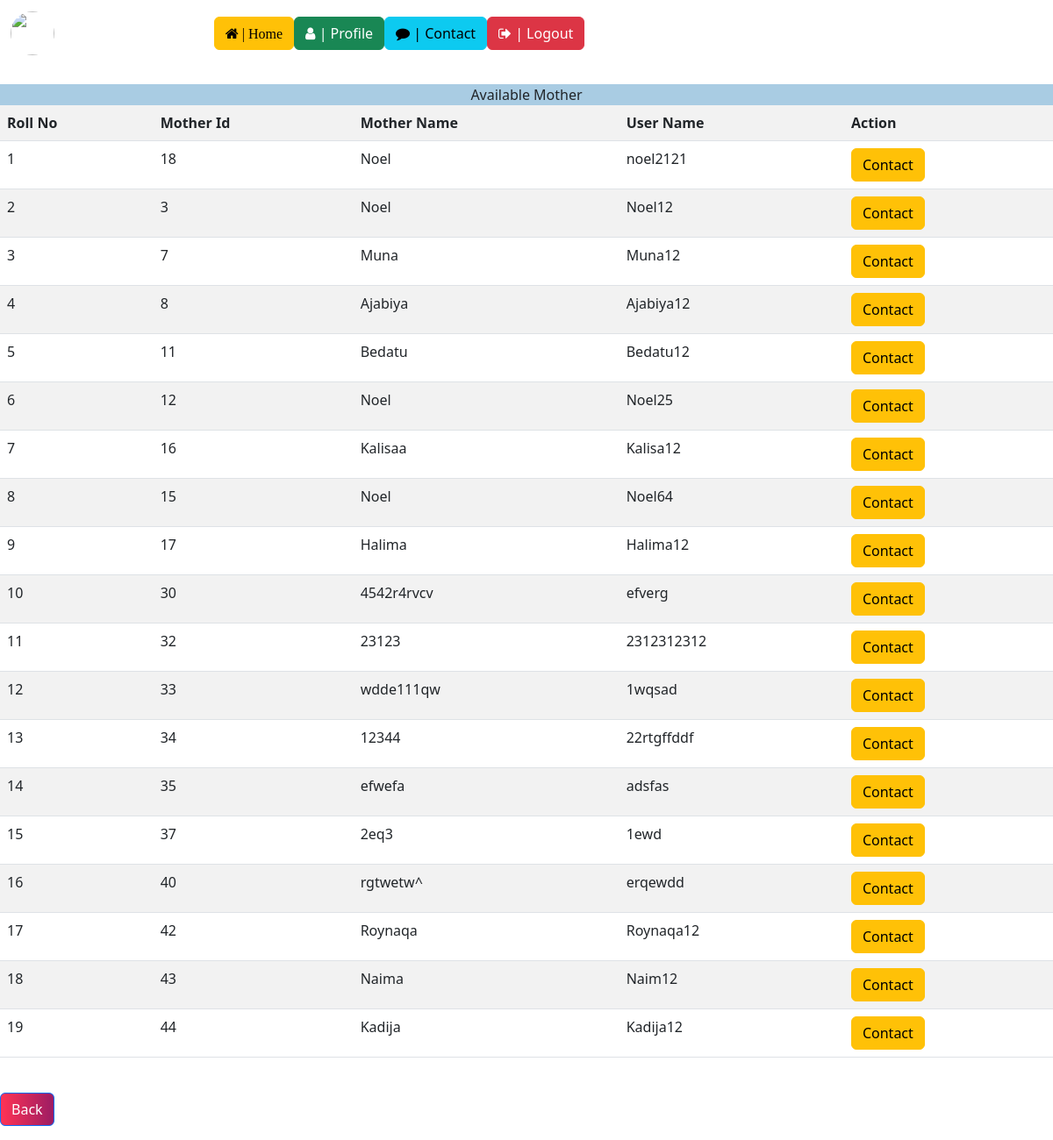
The app's page /mother_list.php (signed in), older data.
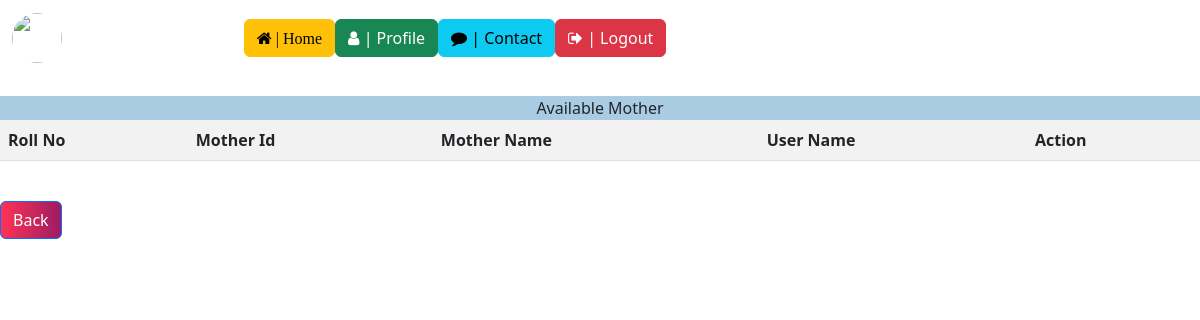
The same page, newer data.
### tables this page shows
CREATE TABLE `user` (
  `id` int(11) NOT NULL,
  `FName` varchar(20) NOT NULL,
  `LName` int(22) NOT NULL,
  `Gender` varchar(10) NOT NULL,
  `age` int(3) NOT NULL,
  `marital_status` varchar(10) NOT NULL,
  `Registered_date` datetime NOT NULL,
  `phone_no` varchar(15) NOT NULL,
  `email` varchar(25) NOT NULL,
  `user_account_type` varchar(25) NOT NULL,
  `user_account_name` varchar(15) NOT NULL,
  `password` varchar(250) NOT NULL,
  `Registered_By` varchar(20) NOT NULL,
  `photo` varchar(200) NOT NULL,
  `modified_on` datetime NOT NULL,
  `first_time` tinytext NOT NULL
);

### mother_list.php (the view, shortened to what this page needs)
<!DOCTYPE html>
<html lang="en" dir="ltr">
  <head>
  </head>
  <body>
    <?php
  include "header2.php";
?>
<form method="post">
<center><div style="background-color: #a9cce3 ; width:100% ;">Available  Mother</div></center>
    <div class="table-responsive">
<table  class="table table-striped">
<tr>
<th>Roll No</th>
<th>Mother Id</th>
<th>Mother Name</th>
<th>User Name</th>
<th colspan="2">Action</th>
</tr>
<?php
$i=1;
$check=mysqli_query($conn,"select * from user where user_account_type='mother' ");
while ($row=mysqli_fetch_array($check)) {
$id=$row['id'];
$user_account_name=$row['user_account_name'];
?>
<tr>
<td><?php echo $i++?></td>
<td><?php echo$row['id'];?></td>
<td><?php echo $row['FName'];?></td>
<td><?php echo $row['user_account_name'];?></td>
<td><?php  echo "<a  href='advice.php?id=$id&user_account_name=$user_account_name' class='btn btn-warning' >Contact</a>" ;?></td>
</tr>
<?php }
 ?>
</table>
<div>
</form>
<br>
<p align="cenre"> <a href="index.php" class="btn btn-primary">Back</a> </p>
  </body>
</html>

Row changes from the older to the newer data that the page shows:
removed user: id "18", FName "Noel", user_account_name "noel2121"
removed user: id "3", FName "Noel", user_account_name "Noel12"
removed user: id "7", FName "Muna", user_account_name "Muna12"
removed user: id "8", FName "Ajabiya", user_account_name "Ajabiya12"
removed user: id "11", FName "Bedatu", user_account_name "Bedatu12"
removed user: id "12", FName "Noel", user_account_name "Noel25"
removed user: id "16", FName "Kalisaa", user_account_name "Kalisa12"
removed user: id "15", FName "Noel", user_account_name "Noel64"
removed user: id "17", FName "Halima", user_account_name "Halima12"
removed user: id "30", FName "4542r4rvcv", user_account_name "efverg"
removed user: id "32", FName "23123", user_account_name "2312312312"
removed user: id "33", FName "wdde111qw", user_account_name "1wqsad"
removed user: id "34", FName "12344", user_account_name "22rtgffddf"
removed user: id "35", FName "efwefa", user_account_name "adsfas"
removed user: id "37", FName "2eq3", user_account_name "1ewd"
removed user: id "40", FName "rgtwetw^", user_account_name "erqewdd"
removed user: id "42", FName "Roynaqa", user_account_name "Roynaqa12"
removed user: id "43", FName "Naima", user_account_name "Naim12"
removed user: id "44", FName "Kadija", user_account_name "Kadija12"
